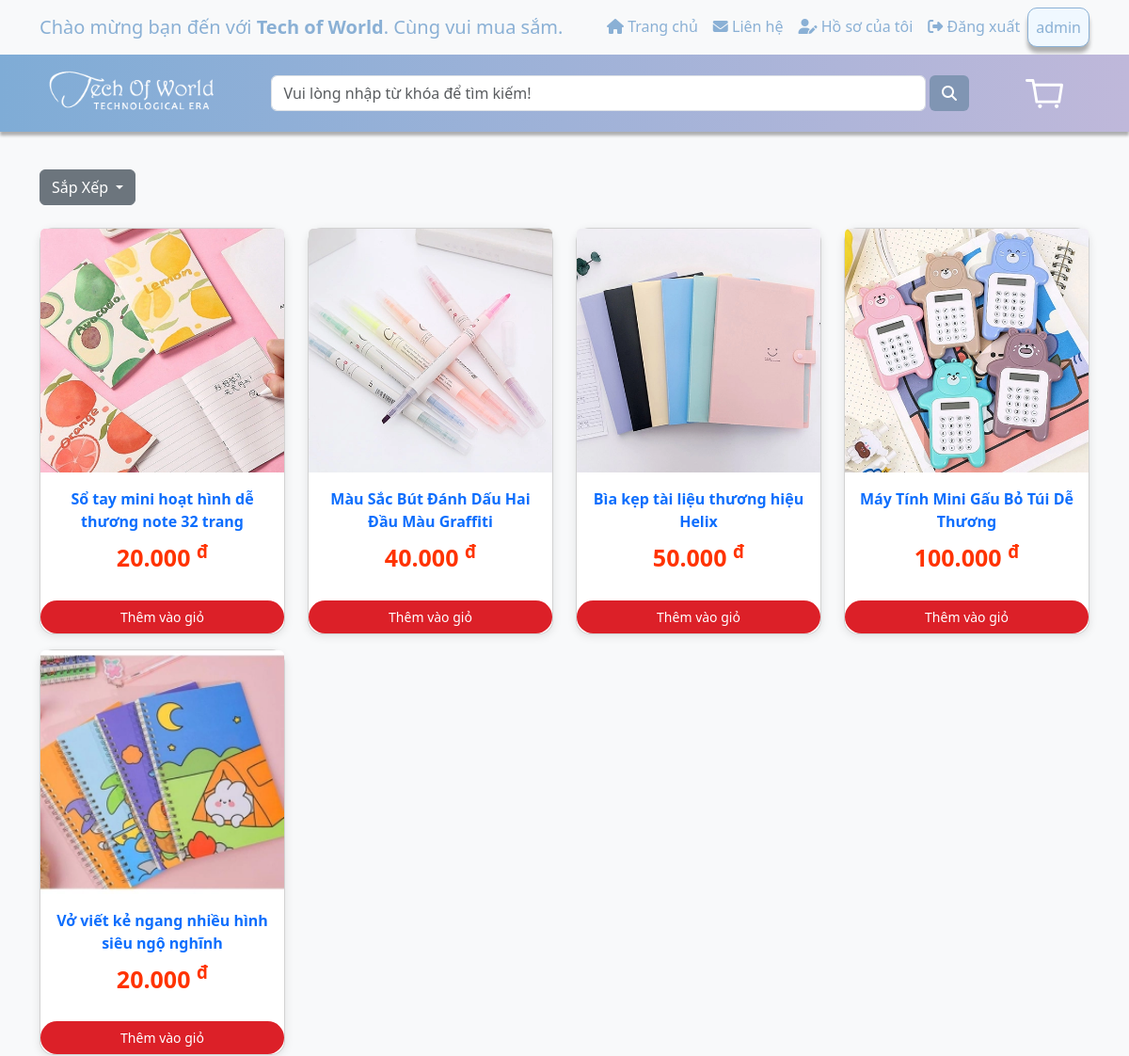
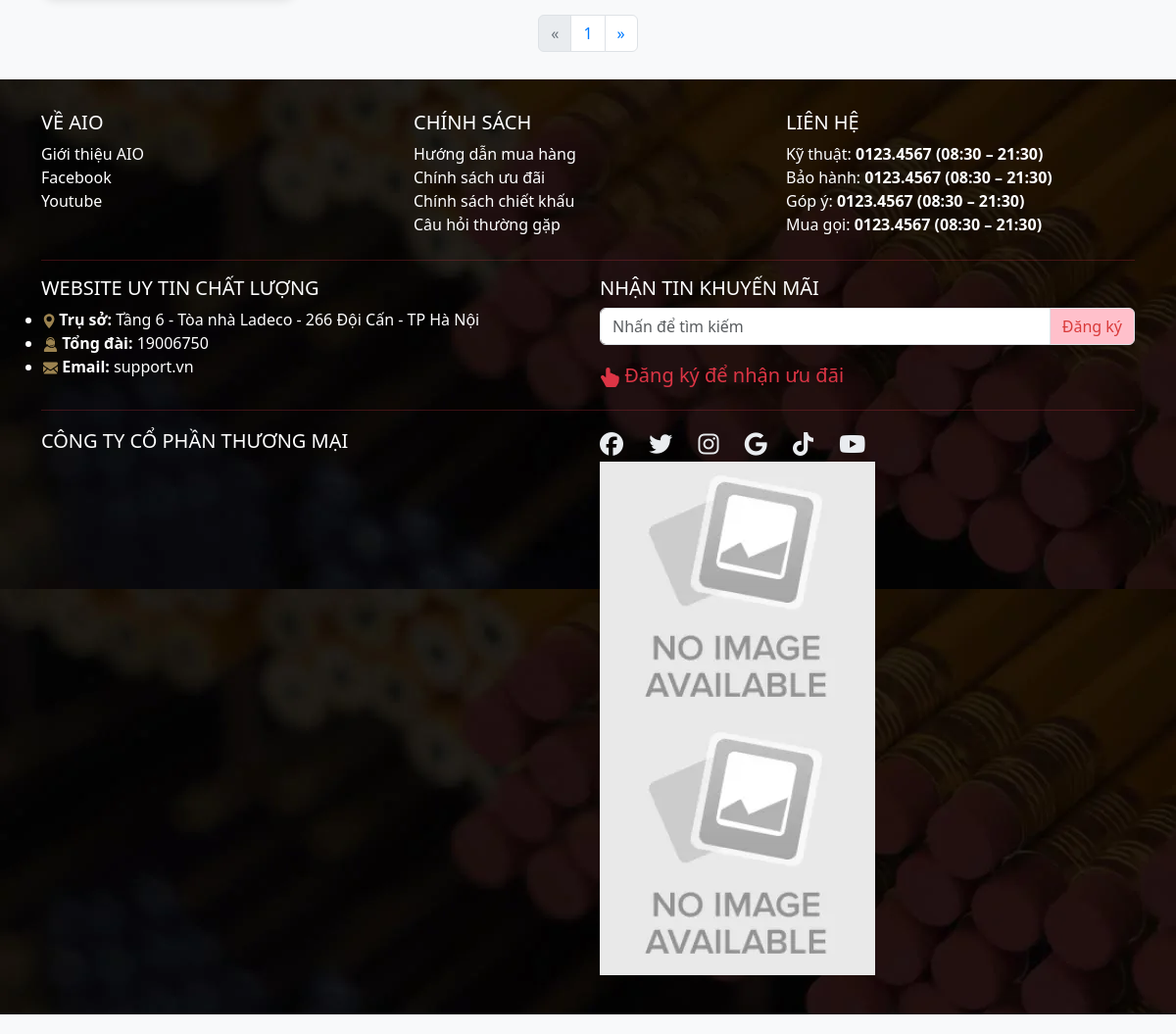
Screenshot of /Website/ListSearch.php (signed in) with the database file from the repository (2 pictures, top to bottom).
### tables this page shows
CREATE TABLE `users` (
  `name` varchar(25) NOT NULL,
  `pass` varchar(255) NOT NULL,
  `email` varchar(255) DEFAULT NULL,
  `address` varchar(200) DEFAULT NULL,
  `role` tinyint(1) NOT NULL DEFAULT 0,
  `phone` varchar(15) DEFAULT NULL,
  `avatar` varchar(255) DEFAULT NULL
);

CREATE TABLE `sanpham` (
  `sp_ma` int(11) NOT NULL,
  `loaisp_ten` varchar(100) NOT NULL,
  `sp_ten` varchar(250) NOT NULL,
  `sp_gia` varchar(250) NOT NULL,
  `sp_mota` varchar(300) DEFAULT NULL,
  `sp_motachitiet` varchar(300) NOT NULL,
  `sp_img` varchar(50) NOT NULL,
  `sp_soluong` int(250) NOT NULL DEFAULT 1,
  `loaisanpham` varchar(50) NOT NULL
);

### sources/linkFIle.php (called while the page is built, shortened)
<?php
$linkImgSp = '../Assets/img/SanPham/';
?>

### sources/FE/search.php (the view, shortened to what this page needs)
<!DOCTYPE html>
<html lang="en">
<head>
    <link href="https://cdn.jsdelivr.net/npm/bootstrap@5.3.1/dist/css/bootstrap.min.css" rel="stylesheet">
    <link rel="stylesheet" href="https://cdnjs.cloudflare.com/ajax/libs/font-awesome/6.4.2/css/all.min.css">
</head>
<body>
<?php
$search = strtolower(trim($_GET['search']));
$arrange = isset($_GET['arrange']) ? $_GET['arrange'] : "";
$query = "SELECT * FROM sanpham WHERE LOWER(sp_ten) LIKE ? OR LOWER(loaisp_ten) LIKE ?";
$stmt = $connect->prepare($query);
$searchParam = "%" . $search . "%";
$stmt->bind_param("ss", $searchParam, $searchParam);
$stmt->execute();
$result = $stmt->get_result();
$duongdanimg = $linkImgSp;
$dataArray = $result->fetch_all(MYSQLI_ASSOC);
?>
<div class="container mt-4">
    <div class="dropdown py-3">
        <a class="btn btn-secondary dropdown-toggle" role="button" data-bs-toggle="dropdown" aria-expanded="false">
            Sắp Xếp
        </a>
    </div>
</div>
<div class="container text-center">
    <div class="row">
    <?php foreach ($dataArray as $data): ?>
    <div class="col-lg-3 col-md-4 col-sm-6 py-2">
        <div class="card">
            <a href="./product.php?sp_ma=<?= htmlspecialchars($data['sp_ma']) ?>">
                <img src="<?= htmlspecialchars($duongdanimg . $data['sp_img']) ?>" class="card-img-top" alt="<?= htmlspecialchars($data['sp_ten']) ?>">
                <div class="card-body">
                    <p class="card-title"><strong><?= htmlspecialchars($data['sp_ten']) ?></strong></p>
                    <p class="card-text"><strong style="color:#f30; font-size:25px"><?= number_format($data['sp_gia'], 0, '.', '.') ?> <sup>đ</sup></strong></p>
                </div>
            </a>
            <div class="action-cart group-buttons d-flex align-items-center justify-content-center">
                <button class="cart-button btn-buy add_to_cart" title="Thêm vào giỏ">
                    <a id="buy" href="./product.php?sp_ma=<?= htmlspecialchars($data['sp_ma']) ?>">Thêm vào giỏ</a>
                </button>
            </div>
        </div>
    </div>
    <?php endforeach; ?>
    </div>
</div>
<div>
    <?php
    $sql = "SELECT COUNT(*) as total FROM sanpham";
    $result = $connect->query($sql);
    $total = $result->fetch_assoc()['total'] ?? 0;
    $pagination = ceil($total / 20);
    ?>
    <nav aria-label="Page navigation">
        <ul class="pagination py-2 justify-content-center">
            <li class="page-item <?= $page <= 1 ? 'disabled' : '' ?>">
                <a class="page-link" href="?search=<?= urlencode($search) ?>&page=<?= max(1, $page - 1) ?><?= $arrange ? '&arrange=' . $arrange : '' ?>" aria-label="Previous">
                    <span aria-hidden="true">&laquo;</span>
                </a>
            </li>
            <?php for ($i = 1; $i <= $pagination; $i++): ?>
                <li class="page-item <?= $i == $page ? 'active' : '' ?>">
                    <a class="page-link" href="?search=<?= urlencode($search) ?>&page=<?= $i ?><?= $arrange ? '&arrange=' . $arrange : '' ?>"><?= $i ?></a>
                </li>
            <?php endfor; ?>
            <li class="page-item <?= $page >= $pagination ? 'disabled' : '' ?>">
                <a class="page-link" href="?search=<?= urlencode($search) ?>&page=<?= min($pagination, $page + 1) ?><?= $arrange ? '&arrange=' . $arrange : '' ?>" aria-label="Next">
                    <span aria-hidden="true">&raquo;</span>
                </a>
            </li>
        </ul>
    </nav>
</div>
</body>
</html>

### sources/FE/top_header.php (shortened to what this page needs)
<?php
include_once("../sources/connect.php");
$user = null;
if (isset($_SESSION['username'])) {
    $loggedInUsername = $_SESSION['username'];
    $sql = "SELECT * FROM users WHERE name = '$loggedInUsername'";
    $result = $connect->query($sql);
    if ($result && $result->num_rows > 0) {
        $user = mysqli_fetch_array($result, MYSQLI_ASSOC);
    }
}
?>
<!DOCTYPE html>
<html lang="en">
<head>
    <link href="https://cdn.jsdelivr.net/npm/bootstrap@5.3.1/dist/css/bootstrap.min.css" rel="stylesheet">
    <link rel="stylesheet" href="https://cdnjs.cloudflare.com/ajax/libs/font-awesome/6.4.2/css/all.min.css">
</head>
<body>
    <nav class="navbar navbar-expand-lg" id="navbar1">
        <div class="container">
            <div class="collapse navbar-collapse">
                <div class="top-slogan me-auto">Chào mừng bạn đến với <strong>Tech of World</strong>. Cùng vui mua sắm.</div>
                <ul class="navbar-nav ms-auto" id="ic-user" style="display: none;">
                    <li class="nav-item">
                        <a class="nav-link home" id="navbar" href="../Website/website.php"><i class="fas fa-home"></i> Trang chủ</a>
                    </li>
                    <li class="navbar-nav ms-auto">
                        <a class="nav-link contact" href="../Website/contact.php"><i class="fas fa-envelope"></i> Liên hệ</a>
                    </li>
                    <li class="nav-item">
                        <a class="nav-link" href="../website/profile_user.php"><i class="fas fa-user-edit"></i> Hồ sơ của tôi</a>
                    </li>
                    <li class="nav-item">
                        <a class="nav-link" href="../sources/BE/logout_process.php"><i class="fas fa-sign-out-alt"></i> Đăng xuất</a>
                    </li>
                    <li class="nav-item">
                        <a class="nav-link user" id="navbar1">
                            <span id="username-display"><?= isset($user['name']) ? htmlspecialchars($user['name']) : 'Khách' ?></span>
                        </a>
                    </li>
                </ul>
            </div>
        </div>
    </nav>
</body>
</html>

### sources/FE/top_header.php (style rules this page uses)
#navbar1 { color: #8ab0d5; box-shadow: 0px 6px 4px rgba(0, 0, 0, 0.3); }
.top-slogan { font-size: 20px; }
a.nav-link { color: #8ab0d5; }
a.nav-link.user { border: 1px solid; background: aliceblue; border-radius: 10px }

### sources/FE/search.php (style rules this page uses)
body { background-color: #f8f9fa; }
.card { box-shadow: 0 2px 10px rgba(0, 0, 0, 0.1); transition: transform 0.3s; border-radius: 15px; }
button.cart-button.btn-buy { width: 100%; background: #DC2028; height: 35px; border-radius: 30px; color: #fff; font-size: 14px; border: none; transition: background 0.3s; margin-top: 10px; }
#buy { color: #fff; text-decoration: none; }
.pagination .page-link { color: #007bff; }
.pagination .page-item.disabled .page-link { color: #6c757d; }

### sources/FE/footer.php (style rules this page uses)
a { text-decoration: none; }

### rows the page displays
users: name "admin"
sanpham: sp_img (picture), sp_ten "Sổ tay mini hoạt hình dễ thương note 32 trang", sp_gia "20.000"
sanpham: sp_img (picture), sp_ten "Màu Sắc Bút Đánh Dấu Hai Đầu Màu Graffiti", sp_gia "40.000"
sanpham: sp_img (picture), sp_ten "Bìa kẹp tài liệu thương hiệu Helix", sp_gia "50.000"
sanpham: sp_img (picture), sp_ten "Máy Tính Mini Gấu Bỏ Túi Dễ Thương", sp_gia "100.000"
sanpham: sp_img (picture), sp_ten "Vở viết kẻ ngang nhiều hình siêu ngộ nghĩnh", sp_gia "20.000"
